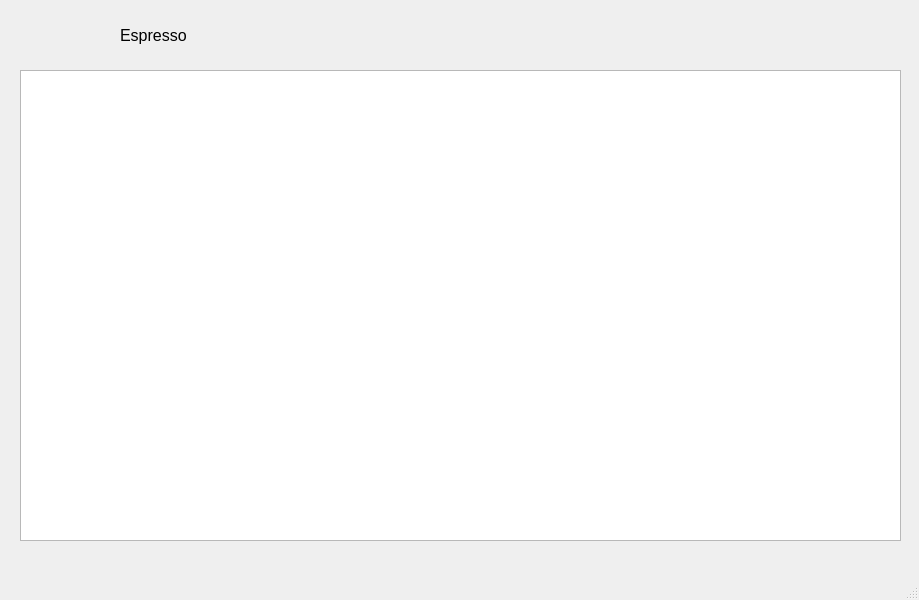
<?xml version="1.0" encoding="UTF-8"?>
<ui version="4.0">
 <class>MainWindow</class>
 <widget class="QMainWindow" name="MainWindow">
  <property name="geometry">
   <rect>
    <x>0</x>
    <y>0</y>
    <width>919</width>
    <height>600</height>
   </rect>
  </property>
  <property name="minimumSize">
   <size>
    <width>919</width>
    <height>600</height>
   </size>
  </property>
  <property name="maximumSize">
   <size>
    <width>919</width>
    <height>16777215</height>
   </size>
  </property>
  <property name="windowTitle">
   <string>Кофе</string>
  </property>
  <widget class="QWidget" name="centralwidget">
   <widget class="QTableWidget" name="tableWidget">
    <property name="geometry">
     <rect>
      <x>20</x>
      <y>70</y>
      <width>881</width>
      <height>471</height>
     </rect>
    </property>
   </widget>
   <widget class="QLabel" name="label">
    <property name="geometry">
     <rect>
      <x>120</x>
      <y>10</y>
      <width>331</width>
      <height>51</height>
     </rect>
    </property>
    <property name="font">
     <font>
      <pointsize>12</pointsize>
     </font>
    </property>
    <property name="text">
     <string>Espresso</string>
    </property>
   </widget>
  </widget>
  <widget class="QMenuBar" name="menubar">
   <property name="geometry">
    <rect>
     <x>0</x>
     <y>0</y>
     <width>919</width>
     <height>26</height>
    </rect>
   </property>
  </widget>
  <widget class="QStatusBar" name="statusbar"/>
 </widget>
 <resources/>
 <connections/>
</ui>
